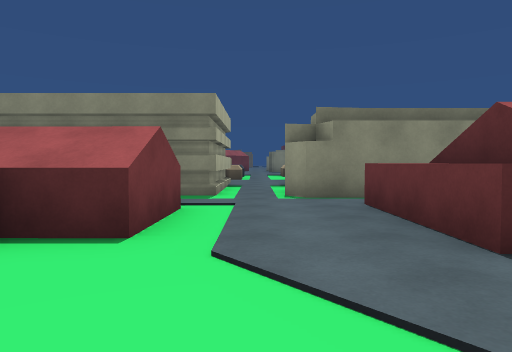
[1] (above)

24 first-person views from a walk through a Unity game level. The camera is 1.2 m above the floor, tilts 2° down and sees 70° across. The floor is counted in squares, 2 m on a side. Each view is taken from the middle of a square. On the plan, view 1 faces up. The plan holds only what a view shows up to about 10 squares ahead; the rest is blank. The place goes on beyond the plan. The player is left out.

[2]
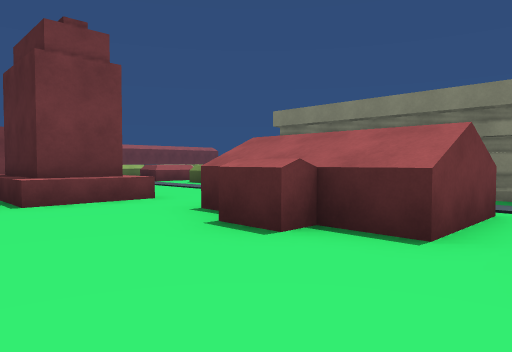

[3]
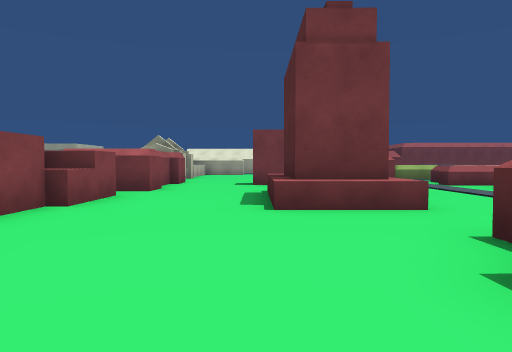

[4]
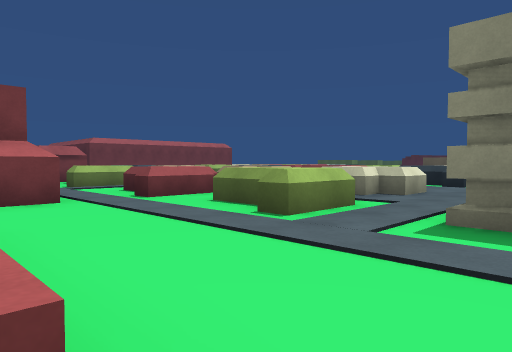

[5]
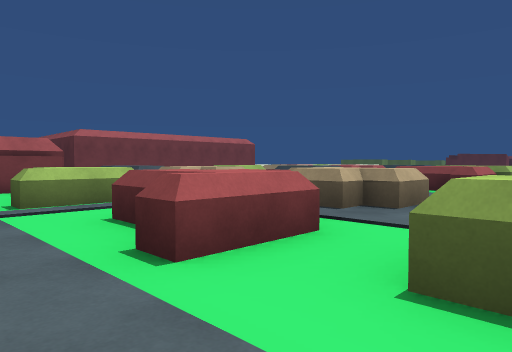

[6]
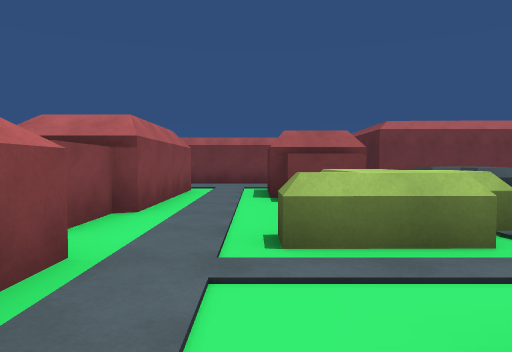

[7]
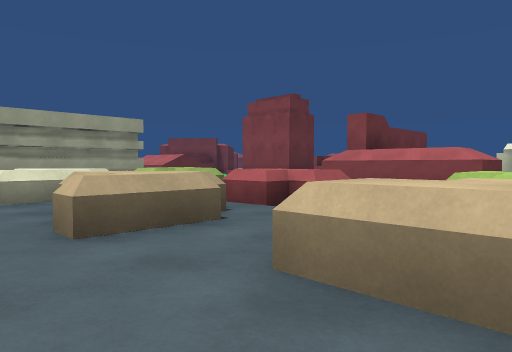

[8]
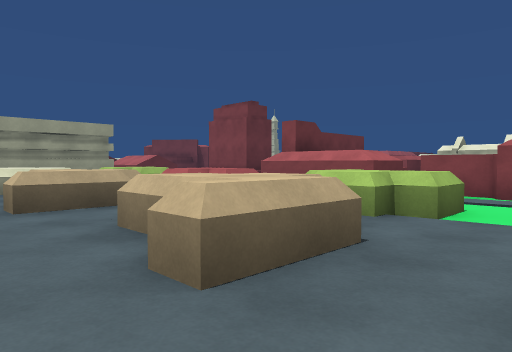

[9]
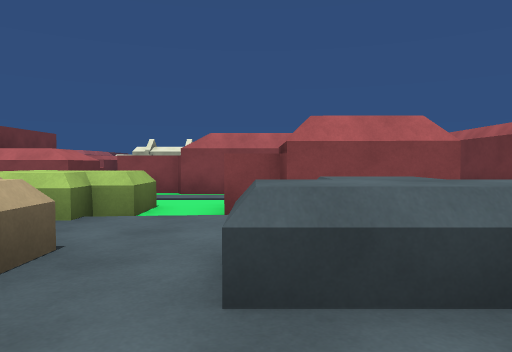

[10]
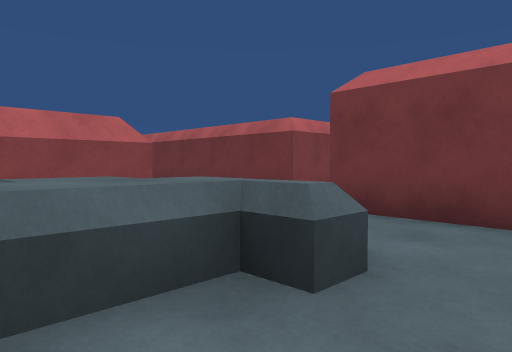

[11]
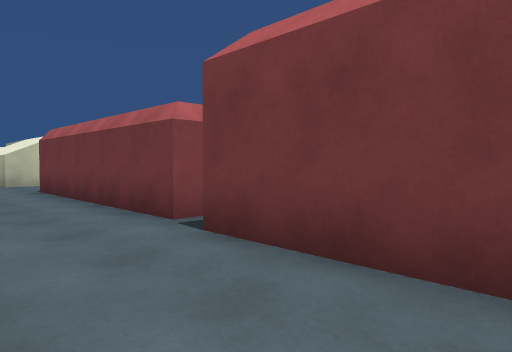

[12]
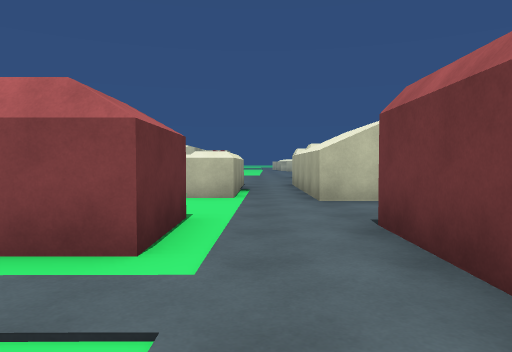

[13]
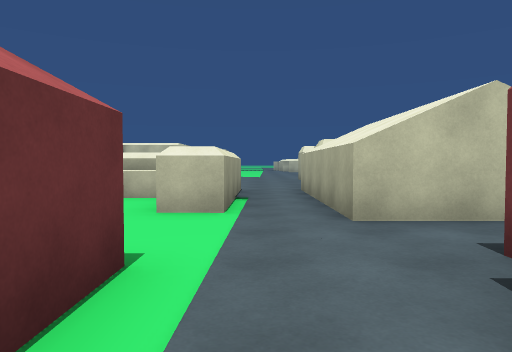

[14]
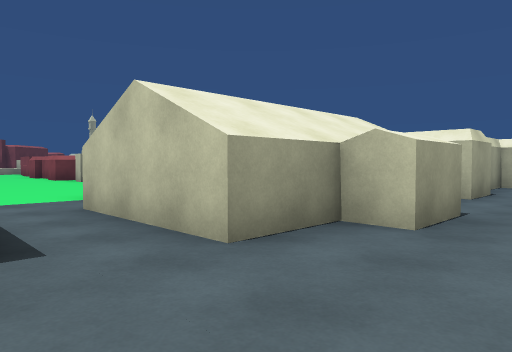

[15]
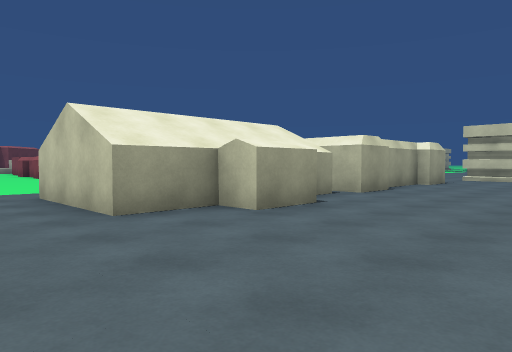

[16]
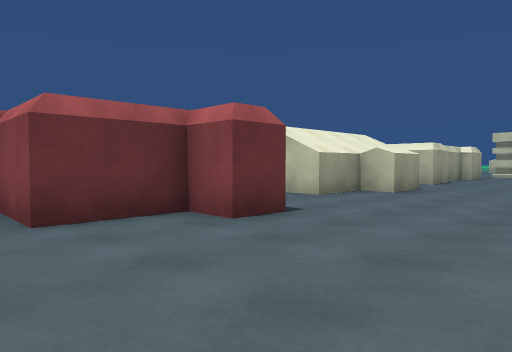

[17]
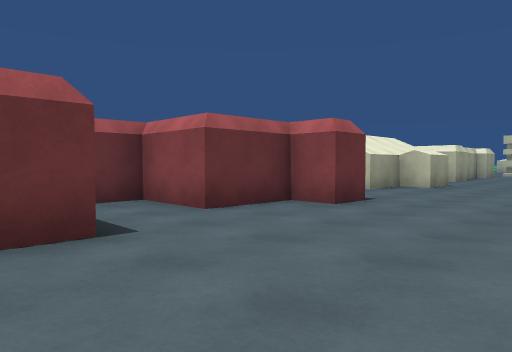

[18]
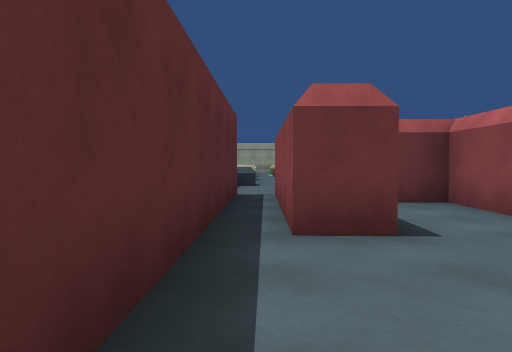

[19]
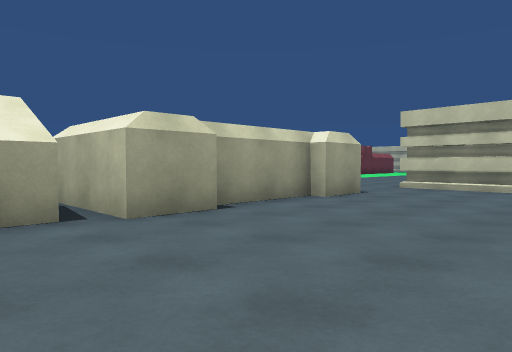

[20]
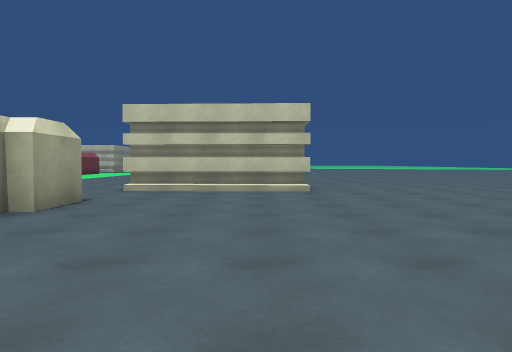

[21]
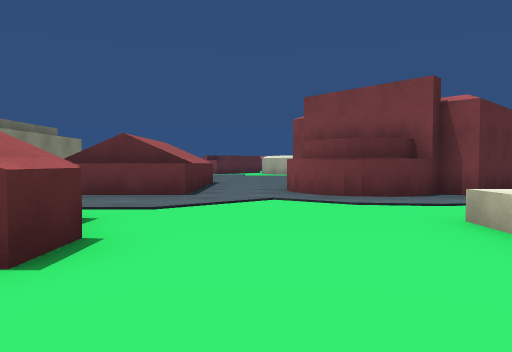

[22]
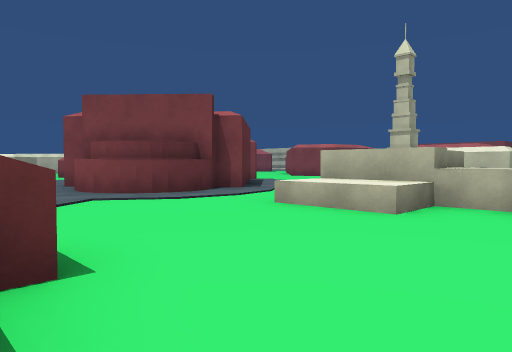

[23]
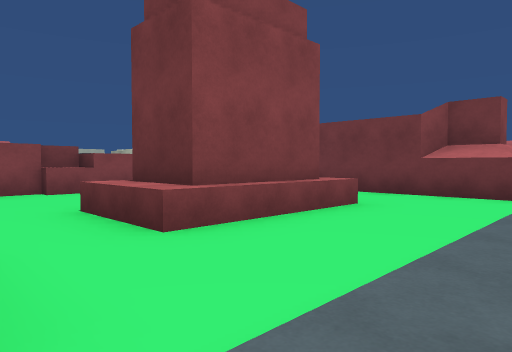

[24]
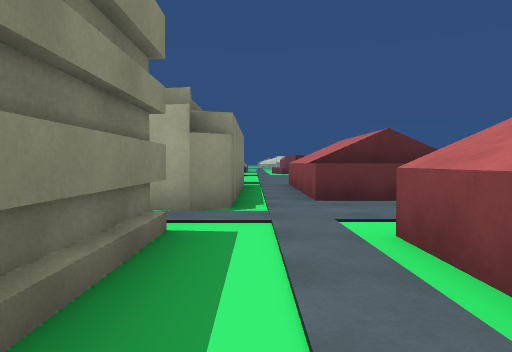

### Floor plan
Key: @ floor where view 1 was taken; # wall or solid block; x gap in a wall; . floor; ^ raised ledge; G garage; O other object.
Columns run from 29 left of view 1 to 6 right of it. Each row starts with its distance up from view 1.
 12        #.........
 11        #.O...O..O..O ..
 10  #######.OOO.OO.OOOOOO.G    G..
  9 ..........O..OO..O..O..G    G..
  8 ....###..##..OO..O..O..G    G.
  7 ......#..##^.OO.OOO.OO.GGGGGG.######
  6 ....###.............................
  5 ....###........................^^^^^
  4 ...####..######OOOO......OOOO..^#
  3 ..... #..#     O OO.OOOO.OOOO..^^^^
  2 ...........      OO.OOOO...........
  1 ....####......    O................
  0 ....#  #.#....    ...........@.###.
 -1  ...#  #.#.       .............#
 -2 ....#  #.#^^      OOOOOOO.^^...#
 -3 ....# ##x  #        O    O#  ..##
 -4 ....###..                 #   ..#
 -5 ....#  ..                 #
 -6 ....#
 -7 ....#
 -8 ....#
 -9 .....
-10 .....
-11 GGGG..
-12     ..

Where each view was taken, in squares from view 1:
view 1: 0 up, 0 right, facing up
view 2: 0 up, 0 right, facing up-left
view 3: 1 up, 1 left, facing left
view 4: 3 up, 5 left, facing up-left
view 5: 5 up, 9 left, facing up-left
view 6: 6 up, 12 left, facing left
view 7: 12 up, 16 left, facing down-right
view 8: 12 up, 18 left, facing down-right
view 9: 12 up, 18 left, facing down
view 10: 12 up, 18 left, facing down-left
view 11: 12 up, 20 left, facing down-left
view 12: 7 up, 21 left, facing down
view 13: 5 up, 21 left, facing down
view 14: 3 up, 27 left, facing down-right
view 15: 3 up, 29 left, facing down-right
view 16: 7 up, 29 left, facing down-right
view 17: 9 up, 29 left, facing down-right
view 18: 9 up, 29 left, facing right
view 19: 2 down, 29 left, facing down-right
view 20: 3 down, 28 left, facing down
view 21: 1 up, 5 left, facing right
view 22: 3 up, 5 left, facing down-right
view 23: 6 up, 4 left, facing down-left
view 24: 6 up, 4 left, facing right
